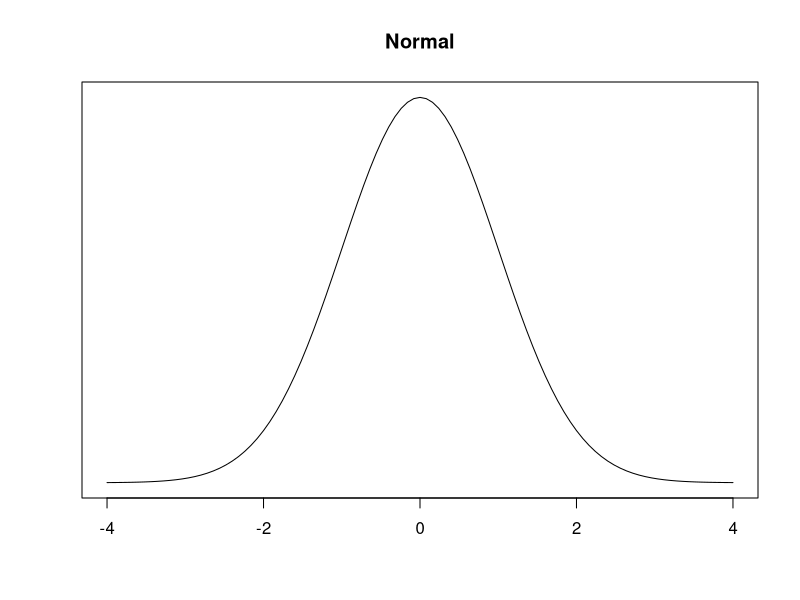
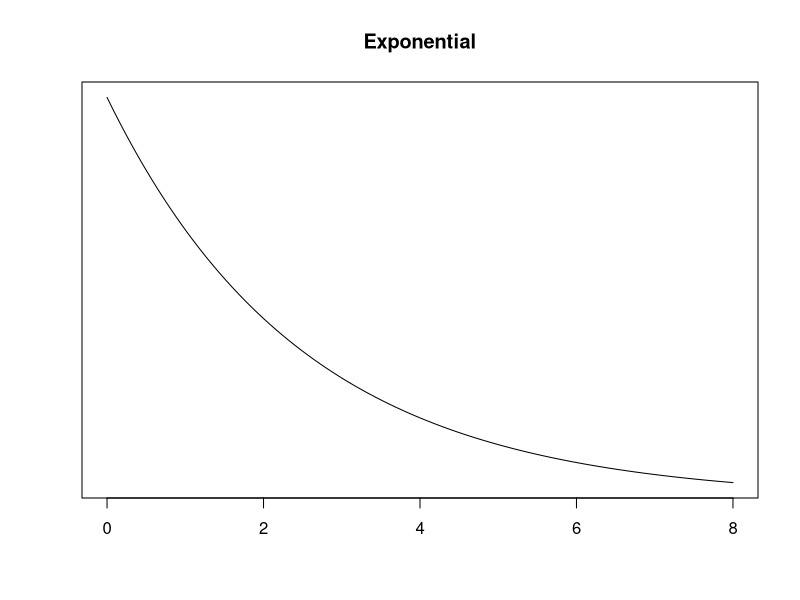

Recreate these plots in R, in order. (Note: this script raises an error after producing the figures.)
## ---- chunk 1
# plot Normal margin
curve(dnorm,-4,4,yaxt="n",xlab="",ylab="", main="Normal")

# plot Exponential margin
curve(dexp(x,0.4),0,8,yaxt="n",xlab="",ylab="", main="Exponential")

# define Gumbel copula
exMvd <- mvdc(copula = archmCopula(family = "gumbel", param = 1.2),
              margins = c("norm", "exp"),
              paramMargins = list(list(mean=0, sd = 1),
                                  list(rate = 0.4)))
# plot joint distribution
persp(exMvd, dMvdc, xlim=c(-4,4), ylim=c(-1,8), 
      xlab="Normal", ylab="Exponential", zlab="",
      shade=0.3, theta=50, phi=20, box=TRUE, r=1, xaxs = "i")
## ---- chunk 2
knitr::include_graphics(file.path(wd,"fig","placeholder.jpg"))
